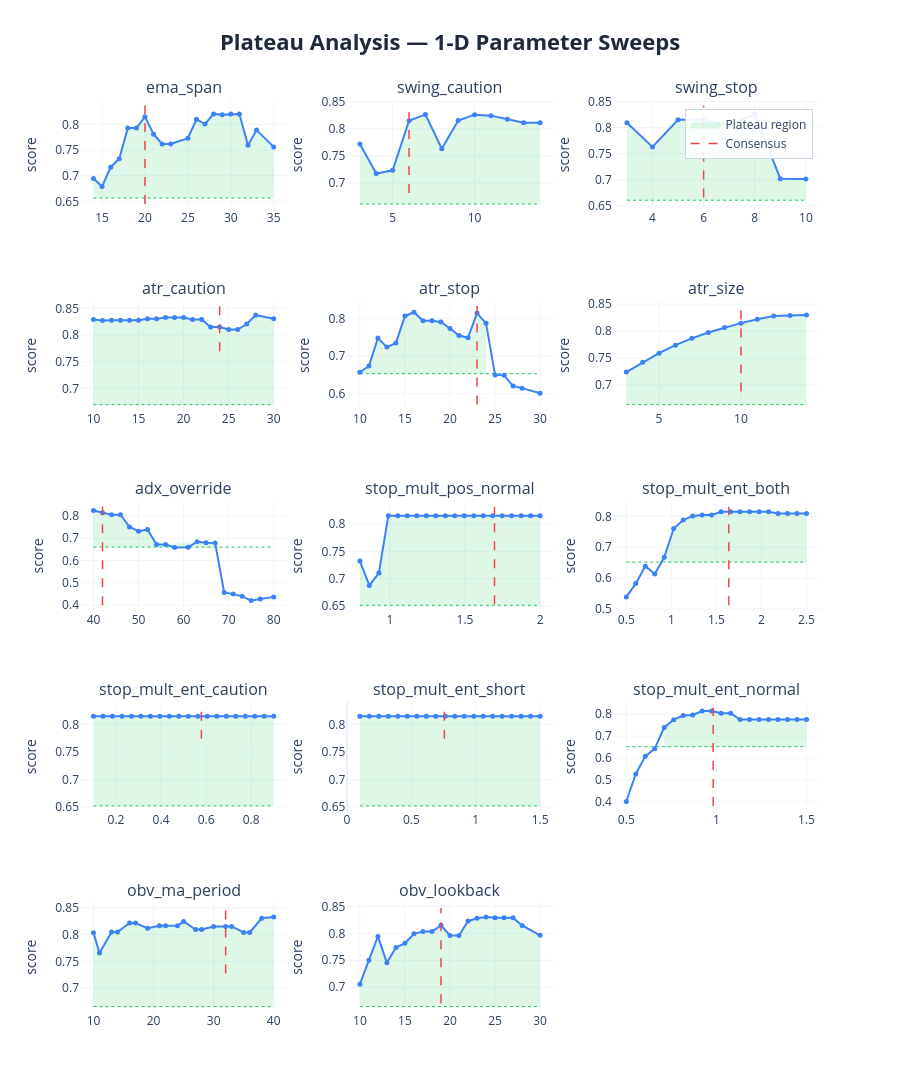

The cell this chart's notebook holds for it:
### Markdown cell above
### 1-D sweep charts:
| Element | Meaning | Good | Bad |
|---------|---------|------|-----|
| **Blue curve** | Composite score at each value of the parameter, with all others held at consensus | Flat-topped curve — performance is insensitive to the exact value | Narrow spike — optimizer latched onto one specific value, everything nearby is worse |
| **Red dashed line** | Where the consensus value sits | On the flat top of the curve | On a steep slope or at the edge of a cliff |
| **Green dashed line** | Cutoff at 80% of peak score — the boundary between plateau and non-plateau | Blue curve stays above this line across most of the range | Blue curve dips below it quickly either side of the peak |
| **Green shading** | Plateau region — all values where the score stays within 20% of the peak | Wide green band spanning most of the range (robust) | Thin sliver or no shading at all (fragile/overfit) |


 If concensus on steep slope: parameter **REGIME SENSITIVE** - do not fix, backtests are disagreeing, want to fix parameters on flat top.

### Code cell
# ── visual sweep curves ───────────────────────────────────────────────────
plot_plateau_analysis(
    sweep_results    = sweep_results,
    consensus_params = results['consensus_params'],
    param_defs       = PARAM_DEFS,
    fixed_params     = FIXED_PARAMS,
    threshold        = 0.20,
    show             = False,
    save_html        = None,
)

### Figure 1 — Plotly figure (JSON) as saved in the notebook; plotly's stock layout.template omitted (floating-point values rounded to 4 significant figures)
{"data": [{"fill": "toself", "fillcolor": "rgba(34, 197, 94, 0.15)", "hoverinfo": "skip", "line": {"color": "rgba(0,0,0,0)"}, "name": "Plateau region", "showlegend": true, "type": "scatter", "x": [14, 15, 16, 17, 18, 19, 20, 21, 22, 23, 25, 26, 27, 28, 29, 30, 31, 32, 33, 35, 35, 33, 32, 31, 30, 29, 28, 27, 26, 25, 23, 22, 21, 20, 19, 18, 17, 16, 15, 14], "xaxis": "x", "y": [0.6946, 0.6789, 0.7167, 0.7331, 0.7929, 0.7929, 0.8148, 0.7809, 0.7618, 0.7618, 0.7731, 0.8099, 0.8008, 0.8205, 0.8188, 0.8202, 0.8202, 0.7593, 0.789, 0.7562, 0.6564, 0.6564, 0.6564, 0.6564, 0.6564, 0.6564, 0.6564, 0.6564, 0.6564, 0.6564, 0.6564, 0.6564, 0.6564, 0.6564, 0.6564, 0.6564, 0.6564, 0.6564, 0.6564, 0.6564], "yaxis": "y"}, {"hoverinfo": "skip", "line": {"color": "#22c55e", "dash": "dot", "width": 1}, "mode": "lines", "showlegend": false, "type": "scatter", "x": [14, 35], "xaxis": "x", "y": [0.6564, 0.6564], "yaxis": "y"}, {"hovertemplate": "<b>ema_span</b><br>Value: %{x:.4g}<br>Score: %{y:.4f}<br><extra></extra>", "line": {"color": "#3b82f6", "width": 2}, "marker": {"size": 5}, "mode": "lines+markers", "name": "ema_span", "showlegend": false, "type": "scatter", "x": [14, 15, 16, 17, 18, 19, 20, 21, 22, 23, 25, 26, 27, 28, 29, 30, 31, 32, 33, 35], "xaxis": "x", "y": [0.6946, 0.6789, 0.7167, 0.7331, 0.7929, 0.7929, 0.8148, 0.7809, 0.7618, 0.7618, 0.7731, 0.8099, 0.8008, 0.8205, 0.8188, 0.8202, 0.8202, 0.7593, 0.789, 0.7562], "yaxis": "y"}, {"hoverinfo": "skip", "line": {"color": "#ef4444", "dash": "dash", "width": 1.5}, "mode": "lines", "name": "Consensus", "showlegend": true, "type": "scatter", "x": [20, 20], "xaxis": "x", "y": [0.6449, 0.8369], "yaxis": "y"}, {"fill": "toself", "fillcolor": "rgba(34, 197, 94, 0.15)", "hoverinfo": "skip", "line": {"color": "rgba(0,0,0,0)"}, "name": "Plateau region", "showlegend": false, "type": "scatter", "x": [3, 4, 5, 6, 7, 8, 9, 10, 11, 12, 13, 14, 14, 13, 12, 11, 10, 9, 8, 7, 6, 5, 4, 3], "xaxis": "x2", "y": [0.772, 0.7174, 0.7234, 0.8148, 0.8265, 0.7631, 0.8151, 0.8261, 0.8243, 0.8178, 0.8113, 0.8112, 0.6612, 0.6612, 0.6612, 0.6612, 0.6612, 0.6612, 0.6612, 0.6612, 0.6612, 0.6612, 0.6612, 0.6612], "yaxis": "y2"}, {"hoverinfo": "skip", "line": {"color": "#22c55e", "dash": "dot", "width": 1}, "mode": "lines", "showlegend": false, "type": "scatter", "x": [3, 14], "xaxis": "x2", "y": [0.6612, 0.6612], "yaxis": "y2"}, {"hovertemplate": "<b>swing_caution</b><br>Value: %{x:.4g}<br>Score: %{y:.4f}<br><extra></extra>", "line": {"color": "#3b82f6", "width": 2}, "marker": {"size": 5}, "mode": "lines+markers", "name": "swing_caution", "showlegend": false, "type": "scatter", "x": [3, 4, 5, 6, 7, 8, 9, 10, 11, 12, 13, 14], "xaxis": "x2", "y": [0.772, 0.7174, 0.7234, 0.8148, 0.8265, 0.7631, 0.8151, 0.8261, 0.8243, 0.8178, 0.8113, 0.8112], "yaxis": "y2"}, {"hoverinfo": "skip", "line": {"color": "#ef4444", "dash": "dash", "width": 1.5}, "mode": "lines", "name": "Consensus", "showlegend": false, "type": "scatter", "x": [6, 6], "xaxis": "x2", "y": [0.6815, 0.8431], "yaxis": "y2"}, {"fill": "toself", "fillcolor": "rgba(34, 197, 94, 0.15)", "hoverinfo": "skip", "line": {"color": "rgba(0,0,0,0)"}, "name": "Plateau region", "showlegend": false, "type": "scatter", "x": [3, 4, 5, 6, 7, 8, 9, 10, 10, 9, 8, 7, 6, 5, 4, 3], "xaxis": "x3", "y": [0.8092, 0.7628, 0.8148, 0.8148, 0.8044, 0.8258, 0.7019, 0.7011, 0.6607, 0.6607, 0.6607, 0.6607, 0.6607, 0.6607, 0.6607, 0.6607], "yaxis": "y3"}, {"hoverinfo": "skip", "line": {"color": "#22c55e", "dash": "dot", "width": 1}, "mode": "lines", "showlegend": false, "type": "scatter", "x": [3, 10], "xaxis": "x3", "y": [0.6607, 0.6607], "yaxis": "y3"}, {"hovertemplate": "<b>swing_stop</b><br>Value: %{x:.4g}<br>Score: %{y:.4f}<br><extra></extra>", "line": {"color": "#3b82f6", "width": 2}, "marker": {"size": 5}, "mode": "lines+markers", "name": "swing_stop", "showlegend": false, "type": "scatter", "x": [3, 4, 5, 6, 7, 8, 9, 10], "xaxis": "x3", "y": [0.8092, 0.7628, 0.8148, 0.8148, 0.8044, 0.8258, 0.7019, 0.7011], "yaxis": "y3"}, {"hoverinfo": "skip", "line": {"color": "#ef4444", "dash": "dash", "width": 1.5}, "mode": "lines", "name": "Consensus", "showlegend": false, "type": "scatter", "x": [6, 6], "xaxis": "x3", "y": [0.6661, 0.8424], "yaxis": "y3"}, {"fill": "toself", "fillcolor": "rgba(34, 197, 94, 0.15)", "hoverinfo": "skip", "line": {"color": "rgba(0,0,0,0)"}, "name": "Plateau region", "showlegend": false, "type": "scatter", "x": [10, 11, 12, 13, 14, 15, 16, 17, 18, 19, 20, 21, 22, 23, 24, 25, 26, 27, 28, 30, 30, 28, 27, 26, 25, 24, 23, 22, 21, 20, 19, 18, 17, 16, 15, 14, 13, 12, 11, 10], "xaxis": "x4", "y": [0.829, 0.827, 0.8275, 0.8275, 0.8275, 0.8275, 0.8306, 0.8306, 0.8327, 0.8327, 0.8327, 0.8291, 0.8291, 0.8148, 0.8148, 0.8103, 0.8103, 0.8205, 0.8373, 0.8306, 0.6699, 0.6699, 0.6699, 0.6699, 0.6699, 0.6699, 0.6699, 0.6699, 0.6699, 0.6699, 0.6699, 0.6699, 0.6699, 0.6699, 0.6699, 0.6699, 0.6699, 0.6699, 0.6699, 0.6699], "yaxis": "y4"}, {"hoverinfo": "skip", "line": {"color": "#22c55e", "dash": "dot", "width": 1}, "mode": "lines", "showlegend": false, "type": "scatter", "x": [10, 30], "xaxis": "x4", "y": [0.6699, 0.6699], "yaxis": "y4"}, {"hovertemplate": "<b>atr_caution</b><br>Value: %{x:.4g}<br>Score: %{y:.4f}<br><extra></extra>", "line": {"color": "#3b82f6", "width": 2}, "marker": {"size": 5}, "mode": "lines+markers", "name": "atr_caution", "showlegend": false, "type": "scatter", "x": [10, 11, 12, 13, 14, 15, 16, 17, 18, 19, 20, 21, 22, 23, 24, 25, 26, 27, 28, 30], "xaxis": "x4", "y": [0.829, 0.827, 0.8275, 0.8275, 0.8275, 0.8275, 0.8306, 0.8306, 0.8327, 0.8327, 0.8327, 0.8291, 0.8291, 0.8148, 0.8148, 0.8103, 0.8103, 0.8205, 0.8373, 0.8306], "yaxis": "y4"}, {"hoverinfo": "skip", "line": {"color": "#ef4444", "dash": "dash", "width": 1.5}, "mode": "lines", "name": "Consensus", "showlegend": false, "type": "scatter", "x": [24, 24], "xaxis": "x4", "y": [0.7698, 0.8541], "yaxis": "y4"}, {"fill": "toself", "fillcolor": "rgba(34, 197, 94, 0.15)", "hoverinfo": "skip", "line": {"color": "rgba(0,0,0,0)"}, "name": "Plateau region", "showlegend": false, "type": "scatter", "x": [10, 11, 12, 13, 14, 15, 16, 17, 18, 19, 20, 21, 22, 23, 24, 24, 23, 22, 21, 20, 19, 18, 17, 16, 15, 14, 13, 12, 11, 10], "xaxis": "x5", "y": [0.6575, 0.6738, 0.7485, 0.7244, 0.7355, 0.8069, 0.8172, 0.7947, 0.7947, 0.7911, 0.774, 0.7552, 0.7491, 0.8148, 0.7877, 0.6537, 0.6537, 0.6537, 0.6537, 0.6537, 0.6537, 0.6537, 0.6537, 0.6537, 0.6537, 0.6537, 0.6537, 0.6537, 0.6537, 0.6537], "yaxis": "y5"}, {"hoverinfo": "skip", "line": {"color": "#22c55e", "dash": "dot", "width": 1}, "mode": "lines", "showlegend": false, "type": "scatter", "x": [10, 30], "xaxis": "x5", "y": [0.6537, 0.6537], "yaxis": "y5"}, {"hovertemplate": "<b>atr_stop</b><br>Value: %{x:.4g}<br>Score: %{y:.4f}<br><extra></extra>", "line": {"color": "#3b82f6", "width": 2}, "marker": {"size": 5}, "mode": "lines+markers", "name": "atr_stop", "showlegend": false, "type": "scatter", "x": [10, 11, 12, 13, 14, 15, 16, 17, 18, 19, 20, 21, 22, 23, 24, 25, 26, 27, 28, 30], "xaxis": "x5", "y": [0.6575, 0.6738, 0.7485, 0.7244, 0.7355, 0.8069, 0.8172, 0.7947, 0.7947, 0.7911, 0.774, 0.7552, 0.7491, 0.8148, 0.7877, 0.6504, 0.6491, 0.6205, 0.6151, 0.6013], "yaxis": "y5"}, {"hoverinfo": "skip", "line": {"color": "#ef4444", "dash": "dash", "width": 1.5}, "mode": "lines", "name": "Consensus", "showlegend": false, "type": "scatter", "x": [23, 23], "xaxis": "x5", "y": [0.5712, 0.8335], "yaxis": "y5"}, {"fill": "toself", "fillcolor": "rgba(34, 197, 94, 0.15)", "hoverinfo": "skip", "line": {"color": "rgba(0,0,0,0)"}, "name": "Plateau region", "showlegend": false, "type": "scatter", "x": [3, 4, 5, 6, 7, 8, 9, 10, 11, 12, 13, 14, 14, 13, 12, 11, 10, 9, 8, 7, 6, 5, 4, 3], "xaxis": "x6", "y": [0.7242, 0.7424, 0.7592, 0.774, 0.7866, 0.7975, 0.8068, 0.8148, 0.8219, 0.8281, 0.8291, 0.8298, 0.6638, 0.6638, 0.6638, 0.6638, 0.6638, 0.6638, 0.6638, 0.6638, 0.6638, 0.6638, 0.6638, 0.6638], "yaxis": "y6"}, {"hoverinfo": "skip", "line": {"color": "#22c55e", "dash": "dot", "width": 1}, "mode": "lines", "showlegend": false, "type": "scatter", "x": [3, 14], "xaxis": "x6", "y": [0.6638, 0.6638], "yaxis": "y6"}, {"hovertemplate": "<b>atr_size</b><br>Value: %{x:.4g}<br>Score: %{y:.4f}<br><extra></extra>", "line": {"color": "#3b82f6", "width": 2}, "marker": {"size": 5}, "mode": "lines+markers", "name": "atr_size", "showlegend": false, "type": "scatter", "x": [3, 4, 5, 6, 7, 8, 9, 10, 11, 12, 13, 14], "xaxis": "x6", "y": [0.7242, 0.7424, 0.7592, 0.774, 0.7866, 0.7975, 0.8068, 0.8148, 0.8219, 0.8281, 0.8291, 0.8298], "yaxis": "y6"}, {"hoverinfo": "skip", "line": {"color": "#ef4444", "dash": "dash", "width": 1.5}, "mode": "lines", "name": "Consensus", "showlegend": false, "type": "scatter", "x": [10, 10], "xaxis": "x6", "y": [0.688, 0.8464], "yaxis": "y6"}, {"fill": "toself", "fillcolor": "rgba(34, 197, 94, 0.15)", "hoverinfo": "skip", "line": {"color": "rgba(0,0,0,0)"}, "name": "Plateau region", "showlegend": false, "type": "scatter", "x": [40, 42, 44, 46, 48, 50, 52, 54, 56, 63, 65, 67, 67, 65, 63, 56, 54, 52, 50, 48, 46, 44, 42, 40], "xaxis": "x7", "y": [0.825, 0.8148, 0.8058, 0.8058, 0.7507, 0.7321, 0.7393, 0.6715, 0.6715, 0.6847, 0.68, 0.6788, 0.66, 0.66, 0.66, 0.66, 0.66, 0.66, 0.66, 0.66, 0.66, 0.66, 0.66, 0.66], "yaxis": "y7"}, {"hoverinfo": "skip", "line": {"color": "#22c55e", "dash": "dot", "width": 1}, "mode": "lines", "showlegend": false, "type": "scatter", "x": [40, 80], "xaxis": "x7", "y": [0.66, 0.66], "yaxis": "y7"}, {"hovertemplate": "<b>adx_override</b><br>Value: %{x:.4g}<br>Score: %{y:.4f}<br><extra></extra>", "line": {"color": "#3b82f6", "width": 2}, "marker": {"size": 5}, "mode": "lines+markers", "name": "adx_override", "showlegend": false, "type": "scatter", "x": [40, 42, 44, 46, 48, 50, 52, 54, 56, 58, 61, 63, 65, 67, 69, 71, 73, 75, 77, 80], "xaxis": "x7", "y": [0.825, 0.8148, 0.8058, 0.8058, 0.7507, 0.7321, 0.7393, 0.6715, 0.6715, 0.6589, 0.6597, 0.6847, 0.68, 0.6788, 0.4569, 0.4493, 0.4392, 0.4203, 0.4274, 0.4369], "yaxis": "y7"}, {"hoverinfo": "skip", "line": {"color": "#ef4444", "dash": "dash", "width": 1.5}, "mode": "lines", "name": "Consensus", "showlegend": false, "type": "scatter", "x": [42, 42], "xaxis": "x7", "y": [0.3993, 0.8415], "yaxis": "y7"}, {"fill": "toself", "fillcolor": "rgba(34, 197, 94, 0.15)", "hoverinfo": "skip", "line": {"color": "rgba(0,0,0,0)"}, "name": "Plateau region", "showlegend": false, "type": "scatter", "x": [0.8, 0.8632, 0.9263, 0.9895, 1.053, 1.116, 1.179, 1.242, 1.305, 1.368, 1.432, 1.495, 1.558, 1.621, 1.684, 1.747, 1.811, 1.874, 1.937, 2.0, 2.0, 1.937, 1.874, 1.811, 1.747, 1.684, 1.621, 1.558, 1.495, 1.432, 1.368, 1.305, 1.242, 1.179, 1.116, 1.053, 0.9895, 0.9263, 0.8632, 0.8], "xaxis": "x8", "y": [0.7324, 0.688, 0.7106, 0.8148, 0.8148, 0.8148, 0.8148, 0.8148, 0.8148, 0.8148, 0.8148, 0.8148, 0.8148, 0.8148, 0.8148, 0.8148, 0.8148, 0.8148, 0.8148, 0.8148, 0.6519, 0.6519, 0.6519, 0.6519, 0.6519, 0.6519, 0.6519, 0.6519, 0.6519, 0.6519, 0.6519, 0.6519, 0.6519, 0.6519, 0.6519, 0.6519, 0.6519, 0.6519, 0.6519, 0.6519], "yaxis": "y8"}, {"hoverinfo": "skip", "line": {"color": "#22c55e", "dash": "dot", "width": 1}, "mode": "lines", "showlegend": false, "type": "scatter", "x": [0.8, 2], "xaxis": "x8", "y": [0.6519, 0.6519], "yaxis": "y8"}, {"hovertemplate": "<b>stop_mult_pos_normal</b><br>Value: %{x:.4g}<br>Score: %{y:.4f}<br><extra></extra>", "line": {"color": "#3b82f6", "width": 2}, "marker": {"size": 5}, "mode": "lines+markers", "name": "stop_mult_pos_normal", "showlegend": false, "type": "scatter", "x": [0.8, 0.8632, 0.9263, 0.9895, 1.053, 1.116, 1.179, 1.242, 1.305, 1.368, 1.432, 1.495, 1.558, 1.621, 1.684, 1.747, 1.811, 1.874, 1.937, 2.0], "xaxis": "x8", "y": [0.7324, 0.688, 0.7106, 0.8148, 0.8148, 0.8148, 0.8148, 0.8148, 0.8148, 0.8148, 0.8148, 0.8148, 0.8148, 0.8148, 0.8148, 0.8148, 0.8148, 0.8148, 0.8148, 0.8148], "yaxis": "y8"}, {"hoverinfo": "skip", "line": {"color": "#ef4444", "dash": "dash", "width": 1.5}, "mode": "lines", "name": "Consensus", "showlegend": false, "type": "scatter", "x": [1.696, 1.696], "xaxis": "x8", "y": [0.6536, 0.8311], "yaxis": "y8"}, {"fill": "toself", "fillcolor": "rgba(34, 197, 94, 0.15)", "hoverinfo": "skip", "line": {"color": "rgba(0,0,0,0)"}, "name": "Plateau region", "showlegend": false, "type": "scatter", "x": [0.9211, 1.026, 1.132, 1.237, 1.342, 1.447, 1.553, 1.658, 1.763, 1.868, 1.974, 2.079, 2.184, 2.289, 2.395, 2.5, 2.5, 2.395, 2.289, 2.184, 2.079, 1.974, 1.868, 1.763, 1.658, 1.553, 1.447, 1.342, 1.237, 1.132, 1.026, 0.9211], "xaxis": "x9", "y": [0.6674, 0.7606, 0.7879, 0.8014, 0.8044, 0.8044, 0.8148, 0.8148, 0.8148, 0.8148, 0.8148, 0.8148, 0.8091, 0.8091, 0.8091, 0.8091, 0.6519, 0.6519, 0.6519, 0.6519, 0.6519, 0.6519, 0.6519, 0.6519, 0.6519, 0.6519, 0.6519, 0.6519, 0.6519, 0.6519, 0.6519, 0.6519], "yaxis": "y9"}, {"hoverinfo": "skip", "line": {"color": "#22c55e", "dash": "dot", "width": 1}, "mode": "lines", "showlegend": false, "type": "scatter", "x": [0.5, 2.5], "xaxis": "x9", "y": [0.6519, 0.6519], "yaxis": "y9"}, {"hovertemplate": "<b>stop_mult_ent_both</b><br>Value: %{x:.4g}<br>Score: %{y:.4f}<br><extra></extra>", "line": {"color": "#3b82f6", "width": 2}, "marker": {"size": 5}, "mode": "lines+markers", "name": "stop_mult_ent_both", "showlegend": false, "type": "scatter", "x": [0.5, 0.6053, 0.7105, 0.8158, 0.9211, 1.026, 1.132, 1.237, 1.342, 1.447, 1.553, 1.658, 1.763, 1.868, 1.974, 2.079, 2.184, 2.289, 2.395, 2.5], "xaxis": "x9", "y": [0.5392, 0.5823, 0.6388, 0.6137, 0.6674, 0.7606, 0.7879, 0.8014, 0.8044, 0.8044, 0.8148, 0.8148, 0.8148, 0.8148, 0.8148, 0.8148, 0.8091, 0.8091, 0.8091, 0.8091], "yaxis": "y9"}, {"hoverinfo": "skip", "line": {"color": "#ef4444", "dash": "dash", "width": 1.5}, "mode": "lines", "name": "Consensus", "showlegend": false, "type": "scatter", "x": [1.638, 1.638], "xaxis": "x9", "y": [0.5123, 0.8311], "yaxis": "y9"}, {"fill": "toself", "fillcolor": "rgba(34, 197, 94, 0.15)", "hoverinfo": "skip", "line": {"color": "rgba(0,0,0,0)"}, "name": "Plateau region", "showlegend": false, "type": "scatter", "x": [0.1, 0.1421, 0.1842, 0.2263, 0.2684, 0.3105, 0.3526, 0.3947, 0.4368, 0.4789, 0.5211, 0.5632, 0.6053, 0.6474, 0.6895, 0.7316, 0.7737, 0.8158, 0.8579, 0.9, 0.9, 0.8579, 0.8158, 0.7737, 0.7316, 0.6895, 0.6474, 0.6053, 0.5632, 0.5211, 0.4789, 0.4368, 0.3947, 0.3526, 0.3105, 0.2684, 0.2263, 0.1842, 0.1421, 0.1], "xaxis": "x10", "y": [0.8148, 0.8148, 0.8148, 0.8148, 0.8148, 0.8148, 0.8148, 0.8148, 0.8148, 0.8148, 0.8148, 0.8148, 0.8148, 0.8148, 0.8148, 0.8148, 0.8148, 0.8148, 0.8148, 0.8148, 0.6519, 0.6519, 0.6519, 0.6519, 0.6519, 0.6519, 0.6519, 0.6519, 0.6519, 0.6519, 0.6519, 0.6519, 0.6519, 0.6519, 0.6519, 0.6519, 0.6519, 0.6519, 0.6519, 0.6519], "yaxis": "y10"}, {"hoverinfo": "skip", "line": {"color": "#22c55e", "dash": "dot", "width": 1}, "mode": "lines", "showlegend": false, "type": "scatter", "x": [0.1, 0.9], "xaxis": "x10", "y": [0.6519, 0.6519], "yaxis": "y10"}, {"hovertemplate": "<b>stop_mult_ent_caution</b><br>Value: %{x:.4g}<br>Score: %{y:.4f}<br><extra></extra>", "line": {"color": "#3b82f6", "width": 2}, "marker": {"size": 5}, "mode": "lines+markers", "name": "stop_mult_ent_caution", "showlegend": false, "type": "scatter", "x": [0.1, 0.1421, 0.1842, 0.2263, 0.2684, 0.3105, 0.3526, 0.3947, 0.4368, 0.4789, 0.5211, 0.5632, 0.6053, 0.6474, 0.6895, 0.7316, 0.7737, 0.8158, 0.8579, 0.9], "xaxis": "x10", "y": [0.8148, 0.8148, 0.8148, 0.8148, 0.8148, 0.8148, 0.8148, 0.8148, 0.8148, 0.8148, 0.8148, 0.8148, 0.8148, 0.8148, 0.8148, 0.8148, 0.8148, 0.8148, 0.8148, 0.8148], "yaxis": "y10"}, {"hoverinfo": "skip", "line": {"color": "#ef4444", "dash": "dash", "width": 1.5}, "mode": "lines", "name": "Consensus", "showlegend": false, "type": "scatter", "x": [0.579, 0.579], "xaxis": "x10", "y": [0.7741, 0.8311], "yaxis": "y10"}, {"fill": "toself", "fillcolor": "rgba(34, 197, 94, 0.15)", "hoverinfo": "skip", "line": {"color": "rgba(0,0,0,0)"}, "name": "Plateau region", "showlegend": false, "type": "scatter", "x": [0.1, 0.1737, 0.2474, 0.3211, 0.3947, 0.4684, 0.5421, 0.6158, 0.6895, 0.7632, 0.8368, 0.9105, 0.9842, 1.058, 1.132, 1.205, 1.279, 1.353, 1.426, 1.5, 1.5, 1.426, 1.353, 1.279, 1.205, 1.132, 1.058, 0.9842, 0.9105, 0.8368, 0.7632, 0.6895, 0.6158, 0.5421, 0.4684, 0.3947, 0.3211, 0.2474, 0.1737, 0.1], "xaxis": "x11", "y": [0.8148, 0.8148, 0.8148, 0.8148, 0.8148, 0.8148, 0.8148, 0.8148, 0.8148, 0.8148, 0.8148, 0.8148, 0.8148, 0.8148, 0.8148, 0.8148, 0.8148, 0.8148, 0.8148, 0.8148, 0.6519, 0.6519, 0.6519, 0.6519, 0.6519, 0.6519, 0.6519, 0.6519, 0.6519, 0.6519, 0.6519, 0.6519, 0.6519, 0.6519, 0.6519, 0.6519, 0.6519, 0.6519, 0.6519, 0.6519], "yaxis": "y11"}, {"hoverinfo": "skip", "line": {"color": "#22c55e", "dash": "dot", "width": 1}, "mode": "lines", "showlegend": false, "type": "scatter", "x": [0.1, 1.5], "xaxis": "x11", "y": [0.6519, 0.6519], "yaxis": "y11"}, {"hovertemplate": "<b>stop_mult_ent_short</b><br>Value: %{x:.4g}<br>Score: %{y:.4f}<br><extra></extra>", "line": {"color": "#3b82f6", "width": 2}, "marker": {"size": 5}, "mode": "lines+markers", "name": "stop_mult_ent_short", "showlegend": false, "type": "scatter", "x": [0.1, 0.1737, 0.2474, 0.3211, 0.3947, 0.4684, 0.5421, 0.6158, 0.6895, 0.7632, 0.8368, 0.9105, 0.9842, 1.058, 1.132, 1.205, 1.279, 1.353, 1.426, 1.5], "xaxis": "x11", "y": [0.8148, 0.8148, 0.8148, 0.8148, 0.8148, 0.8148, 0.8148, 0.8148, 0.8148, 0.8148, 0.8148, 0.8148, 0.8148, 0.8148, 0.8148, 0.8148, 0.8148, 0.8148, 0.8148, 0.8148], "yaxis": "y11"}, {"hoverinfo": "skip", "line": {"color": "#ef4444", "dash": "dash", "width": 1.5}, "mode": "lines", "name": "Consensus", "showlegend": false, "type": "scatter", "x": [0.7562, 0.7562], "xaxis": "x11", "y": [0.7741, 0.8311], "yaxis": "y11"}, {"fill": "toself", "fillcolor": "rgba(34, 197, 94, 0.15)", "hoverinfo": "skip", "line": {"color": "rgba(0,0,0,0)"}, "name": "Plateau region", "showlegend": false, "type": "scatter", "x": [0.7105, 0.7632, 0.8158, 0.8684, 0.9211, 0.9737, 1.026, 1.079, 1.132, 1.184, 1.237, 1.289, 1.342, 1.395, 1.447, 1.5, 1.5, 1.447, 1.395, 1.342, 1.289, 1.237, 1.184, 1.132, 1.079, 1.026, 0.9737, 0.9211, 0.8684, 0.8158, 0.7632, 0.7105], "xaxis": "x12", "y": [0.7395, 0.775, 0.7939, 0.7966, 0.8148, 0.8148, 0.8048, 0.8048, 0.7756, 0.7756, 0.7756, 0.7756, 0.7756, 0.7756, 0.7756, 0.7756, 0.6519, 0.6519, 0.6519, 0.6519, 0.6519, 0.6519, 0.6519, 0.6519, 0.6519, 0.6519, 0.6519, 0.6519, 0.6519, 0.6519, 0.6519, 0.6519], "yaxis": "y12"}, {"hoverinfo": "skip", "line": {"color": "#22c55e", "dash": "dot", "width": 1}, "mode": "lines", "showlegend": false, "type": "scatter", "x": [0.5, 1.5], "xaxis": "x12", "y": [0.6519, 0.6519], "yaxis": "y12"}, {"hovertemplate": "<b>stop_mult_ent_normal</b><br>Value: %{x:.4g}<br>Score: %{y:.4f}<br><extra></extra>", "line": {"color": "#3b82f6", "width": 2}, "marker": {"size": 5}, "mode": "lines+markers", "name": "stop_mult_ent_normal", "showlegend": false, "type": "scatter", "x": [0.5, 0.5526, 0.6053, 0.6579, 0.7105, 0.7632, 0.8158, 0.8684, 0.9211, 0.9737, 1.026, 1.079, 1.132, 1.184, 1.237, 1.289, 1.342, 1.395, 1.447, 1.5], "xaxis": "x12", "y": [0.4016, 0.5273, 0.6077, 0.6428, 0.7395, 0.775, 0.7939, 0.7966, 0.8148, 0.8148, 0.8048, 0.8048, 0.7756, 0.7756, 0.7756, 0.7756, 0.7756, 0.7756, 0.7756, 0.7756], "yaxis": "y12"}, {"hoverinfo": "skip", "line": {"color": "#ef4444", "dash": "dash", "width": 1.5}, "mode": "lines", "name": "Consensus", "showlegend": false, "type": "scatter", "x": [0.9821, 0.9821], "xaxis": "x12", "y": [0.3816, 0.8311], "yaxis": "y12"}, {"fill": "toself", "fillcolor": "rgba(34, 197, 94, 0.15)", "hoverinfo": "skip", "line": {"color": "rgba(0,0,0,0)"}, "name": "Plateau region", "showlegend": false, "type": "scatter", "x": [10, 11, 13, 14, 16, 17, 19, 21, 22, 24, 25, 27, 28, 30, 32, 33, 35, 36, 38, 40, 40, 38, 36, 35, 33, 32, 30, 28, 27, 25, 24, 22, 21, 19, 17, 16, 14, 13, 11, 10], "xaxis": "x13", "y": [0.8031, 0.7655, 0.8045, 0.8045, 0.8212, 0.8212, 0.8114, 0.8159, 0.8159, 0.8159, 0.8242, 0.809, 0.809, 0.8148, 0.8148, 0.8148, 0.8036, 0.8036, 0.83, 0.8324, 0.666, 0.666, 0.666, 0.666, 0.666, 0.666, 0.666, 0.666, 0.666, 0.666, 0.666, 0.666, 0.666, 0.666, 0.666, 0.666, 0.666, 0.666, 0.666, 0.666], "yaxis": "y13"}, {"hoverinfo": "skip", "line": {"color": "#22c55e", "dash": "dot", "width": 1}, "mode": "lines", "showlegend": false, "type": "scatter", "x": [10, 40], "xaxis": "x13", "y": [0.666, 0.666], "yaxis": "y13"}, {"hovertemplate": "<b>obv_ma_period</b><br>Value: %{x:.4g}<br>Score: %{y:.4f}<br><extra></extra>", "line": {"color": "#3b82f6", "width": 2}, "marker": {"size": 5}, "mode": "lines+markers", "name": "obv_ma_period", "showlegend": false, "type": "scatter", "x": [10, 11, 13, 14, 16, 17, 19, 21, 22, 24, 25, 27, 28, 30, 32, 33, 35, 36, 38, 40], "xaxis": "x13", "y": [0.8031, 0.7655, 0.8045, 0.8045, 0.8212, 0.8212, 0.8114, 0.8159, 0.8159, 0.8159, 0.8242, 0.809, 0.809, 0.8148, 0.8148, 0.8148, 0.8036, 0.8036, 0.83, 0.8324], "yaxis": "y13"}, {"hoverinfo": "skip", "line": {"color": "#ef4444", "dash": "dash", "width": 1.5}, "mode": "lines", "name": "Consensus", "showlegend": false, "type": "scatter", "x": [32, 32], "xaxis": "x13", "y": [0.7272, 0.8491], "yaxis": "y13"}, {"fill": "toself", "fillcolor": "rgba(34, 197, 94, 0.15)", "hoverinfo": "skip", "line": {"color": "rgba(0,0,0,0)"}, "name": "Plateau region", "showlegend": false, "type": "scatter", "x": [10, 11, 12, 13, 14, 15, 16, 17, 18, 19, 20, 21, 22, 23, 24, 25, 26, 27, 28, 30, 30, 28, 27, 26, 25, 24, 23, 22, 21, 20, 19, 18, 17, 16, 15, 14, 13, 12, 11, 10], "xaxis": "x14", "y": [0.7058, 0.7503, 0.7943, 0.7453, 0.7736, 0.7816, 0.7991, 0.8034, 0.8034, 0.8148, 0.7962, 0.7962, 0.8229, 0.8279, 0.8303, 0.8287, 0.8287, 0.8287, 0.8146, 0.7963, 0.6643, 0.6643, 0.6643, 0.6643, 0.6643, 0.6643, 0.6643, 0.6643, 0.6643, 0.6643, 0.6643, 0.6643, 0.6643, 0.6643, 0.6643, 0.6643, 0.6643, 0.6643, 0.6643, 0.6643], "yaxis": "y14"}, {"hoverinfo": "skip", "line": {"color": "#22c55e", "dash": "dot", "width": 1}, "mode": "lines", "showlegend": false, "type": "scatter", "x": [10, 30], "xaxis": "x14", "y": [0.6643, 0.6643], "yaxis": "y14"}, {"hovertemplate": "<b>obv_lookback</b><br>Value: %{x:.4g}<br>Score: %{y:.4f}<br><extra></extra>", "line": {"color": "#3b82f6", "width": 2}, "marker": {"size": 5}, "mode": "lines+markers", "name": "obv_lookback", "showlegend": false, "type": "scatter", "x": [10, 11, 12, 13, 14, 15, 16, 17, 18, 19, 20, 21, 22, 23, 24, 25, 26, 27, 28, 30], "xaxis": "x14", "y": [0.7058, 0.7503, 0.7943, 0.7453, 0.7736, 0.7816, 0.7991, 0.8034, 0.8034, 0.8148, 0.7962, 0.7962, 0.8229, 0.8279, 0.8303, 0.8287, 0.8287, 0.8287, 0.8146, 0.7963], "yaxis": "y14"}, {"hoverinfo": "skip", "line": {"color": "#ef4444", "dash": "dash", "width": 1.5}, "mode": "lines", "name": "Consensus", "showlegend": false, "type": "scatter", "x": [19, 19], "xaxis": "x14", "y": [0.6705, 0.8469], "yaxis": "y14"}], "layout": {"annotations": [{"font": {"size": 16}, "showarrow": false, "text": "ema_span", "x": 0.14, "xanchor": "center", "xref": "paper", "y": 1, "yanchor": "bottom", "yref": "paper"}, {"font": {"size": 16}, "showarrow": false, "text": "swing_caution", "x": 0.5, "xanchor": "center", "xref": "paper", "y": 1, "yanchor": "bottom", "yref": "paper"}, {"font": {"size": 16}, "showarrow": false, "text": "swing_stop", "x": 0.86, "xanchor": "center", "xref": "paper", "y": 1, "yanchor": "bottom", "yref": "paper"}, {"font": {"size": 16}, "showarrow": false, "text": "atr_caution", "x": 0.14, "xanchor": "center", "xref": "paper", "y": 0.78, "yanchor": "bottom", "yref": "paper"}, {"font": {"size": 16}, "showarrow": false, "text": "atr_stop", "x": 0.5, "xanchor": "center", "xref": "paper", "y": 0.78, "yanchor": "bottom", "yref": "paper"}, {"font": {"size": 16}, "showarrow": false, "text": "atr_size", "x": 0.86, "xanchor": "center", "xref": "paper", "y": 0.78, "yanchor": "bottom", "yref": "paper"}, {"font": {"size": 16}, "showarrow": false, "text": "adx_override", "x": 0.14, "xanchor": "center", "xref": "paper", "y": 0.56, "yanchor": "bottom", "yref": "paper"}, {"font": {"size": 16}, "showarrow": false, "text": "stop_mult_pos_normal", "x": 0.5, "xanchor": "center", "xref": "paper", "y": 0.56, "yanchor": "bottom", "yref": "paper"}, {"font": {"size": 16}, "showarrow": false, "text": "stop_mult_ent_both", "x": 0.86, "xanchor": "center", "xref": "paper", "y": 0.56, "yanchor": "bottom", "yref": "paper"}, {"font": {"size": 16}, "showarrow": false, "text": "stop_mult_ent_caution", "x": 0.14, "xanchor": "center", "xref": "paper", "y": 0.34, "yanchor": "bottom", "yref": "paper"}, {"font": {"size": 16}, "showarrow": false, "text": "stop_mult_ent_short", "x": 0.5, "xanchor": "center", "xref": "paper", "y": 0.34, "yanchor": "bottom", "yref": "paper"}, {"font": {"size": 16}, "showarrow": false, "text": "stop_mult_ent_normal", "x": 0.86, "xanchor": "center", "xref": "paper", "y": 0.34, "yanchor": "bottom", "yref": "paper"}, {"font": {"size": 16}, "showarrow": false, "text": "obv_ma_period", "x": 0.14, "xanchor": "center", "xref": "paper", "y": 0.12, "yanchor": "bottom", "yref": "paper"}, {"font": {"size": 16}, "showarrow": false, "text": "obv_lookback", "x": 0.5, "xanchor": "center", "xref": "paper", "y": 0.12, "yanchor": "bottom", "yref": "paper"}], "height": 1500, "legend": {"bgcolor": "rgba(255, 255, 255, 0.9)", "bordercolor": "#cbd5e1", "borderwidth": 1, "x": 0.99, "xanchor": "right", "y": 0.99, "yanchor": "top"}, "title": {"font": {"color": "#1E293B", "size": 22}, "text": "<b>Plateau Analysis — 1-D Parameter Sweeps</b>", "x": 0.5, "xanchor": "center"}, "xaxis": {"anchor": "y", "domain": [0, 0.28], "gridcolor": "#f1f5f9", "gridwidth": 1, "showgrid": true}, "xaxis10": {"anchor": "y10", "domain": [0, 0.28], "gridcolor": "#f1f5f9", "gridwidth": 1, "showgrid": true}, "xaxis11": {"anchor": "y11", "domain": [0.36, 0.64], "gridcolor": "#f1f5f9", "gridwidth": 1, "showgrid": true}, "xaxis12": {"anchor": "y12", "domain": [0.72, 1], "gridcolor": "#f1f5f9", "gridwidth": 1, "showgrid": true}, "xaxis13": {"anchor": "y13", "domain": [0, 0.28], "gridcolor": "#f1f5f9", "gridwidth": 1, "showgrid": true}, "xaxis14": {"anchor": "y14", "domain": [0.36, 0.64], "gridcolor": "#f1f5f9", "gridwidth": 1, "showgrid": true}, "xaxis15": {"anchor": "y15", "domain": [0.72, 1], "gridcolor": "#f1f5f9", "gridwidth": 1, "showgrid": true}, "xaxis2": {"anchor": "y2", "domain": [0.36, 0.64], "gridcolor": "#f1f5f9", "gridwidth": 1, "showgrid": true}, "xaxis3": {"anchor": "y3", "domain": [0.72, 1], "gridcolor": "#f1f5f9", "gridwidth": 1, "showgrid": true}, "xaxis4": {"anchor": "y4", "domain": [0, 0.28], "gridcolor": "#f1f5f9", "gridwidth": 1, "showgrid": true}, "xaxis5": {"anchor": "y5", "domain": [0.36, 0.64], "gridcolor": "#f1f5f9", "gridwidth": 1, "showgrid": true}, "xaxis6": {"anchor": "y6", "domain": [0.72, 1], "gridcolor": "#f1f5f9", "gridwidth": 1, "showgrid": true}, "xaxis7": {"anchor": "y7", "domain": [0, 0.28], "gridcolor": "#f1f5f9", "gridwidth": 1, "showgrid": true}, "xaxis8": {"anchor": "y8", "domain": [0.36, 0.64], "gridcolor": "#f1f5f9", "gridwidth": 1, "showgrid": true}, "xaxis9": {"anchor": "y9", "domain": [0.72, 1], "gridcolor": "#f1f5f9", "gridwidth": 1, "showgrid": true}, "yaxis": {"anchor": "x", "domain": [0.88, 1], "gridcolor": "#f1f5f9", "gridwidth": 1, "showgrid": true, "title": {"text": "score"}}, "yaxis10": {"anchor": "x10", "domain": [0.22, 0.34], "gridcolor": "#f1f5f9", "gridwidth": 1, "showgrid": true, "title": {"text": "score"}}, "yaxis11": {"anchor": "x11", "domain": [0.22, 0.34], "gridcolor": "#f1f5f9", "gridwidth": 1, "showgrid": true, "title": {"text": "score"}}, "yaxis12": {"anchor": "x12", "domain": [0.22, 0.34], "gridcolor": "#f1f5f9", "gridwidth": 1, "showgrid": true, "title": {"text": "score"}}, "yaxis13": {"anchor": "x13", "domain": [0, 0.12], "gridcolor": "#f1f5f9", "gridwidth": 1, "showgrid": true, "title": {"text": "score"}}, "yaxis14": {"anchor": "x14", "domain": [0, 0.12], "gridcolor": "#f1f5f9", "gridwidth": 1, "showgrid": true, "title": {"text": "score"}}, "yaxis15": {"anchor": "x15", "domain": [0, 0.12], "gridcolor": "#f1f5f9", "gridwidth": 1, "showgrid": true, "title": {"text": "score"}}, "yaxis2": {"anchor": "x2", "domain": [0.88, 1], "gridcolor": "#f1f5f9", "gridwidth": 1, "showgrid": true, "title": {"text": "score"}}, "yaxis3": {"anchor": "x3", "domain": [0.88, 1], "gridcolor": "#f1f5f9", "gridwidth": 1, "showgrid": true, "title": {"text": "score"}}, "yaxis4": {"anchor": "x4", "domain": [0.66, 0.78], "gridcolor": "#f1f5f9", "gridwidth": 1, "showgrid": true, "title": {"text": "score"}}, "yaxis5": {"anchor": "x5", "domain": [0.66, 0.78], "gridcolor": "#f1f5f9", "gridwidth": 1, "showgrid": true, "title": {"text": "score"}}, "yaxis6": {"anchor": "x6", "domain": [0.66, 0.78], "gridcolor": "#f1f5f9", "gridwidth": 1, "showgrid": true, "title": {"text": "score"}}, "yaxis7": {"anchor": "x7", "domain": [0.44, 0.56], "gridcolor": "#f1f5f9", "gridwidth": 1, "showgrid": true, "title": {"text": "score"}}, "yaxis8": {"anchor": "x8", "domain": [0.44, 0.56], "gridcolor": "#f1f5f9", "gridwidth": 1, "showgrid": true, "title": {"text": "score"}}, "yaxis9": {"anchor": "x9", "domain": [0.44, 0.56], "gridcolor": "#f1f5f9", "gridwidth": 1, "showgrid": true, "title": {"text": "score"}}}}
